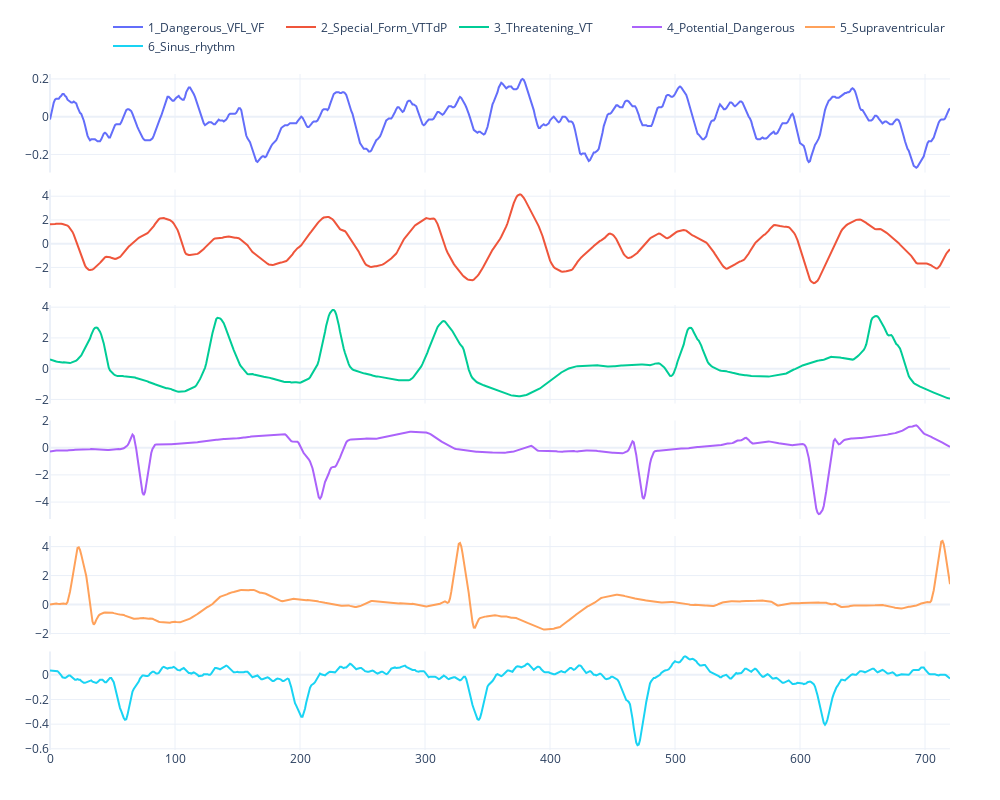

Notebook code for this chart:
### Code cell
sample_id = 1
fig = make_subplots(rows=len(test_data), cols=1, shared_xaxes=True, vertical_spacing=0.025)

fig.add_traces([
    go.Scatter(y=test_data[0][sample_id,:,0], name=test_label[0][0]),
    go.Scatter(y=test_data[1][sample_id,:,0], name=test_label[1][0]),
    go.Scatter(y=test_data[2][sample_id,:,0], name=test_label[2][0]),
    go.Scatter(y=test_data[3][sample_id,:,0], name=test_label[3][0]),
    go.Scatter(y=test_data[4][sample_id,:,0], name=test_label[4][0]),
    go.Scatter(y=test_data[5][sample_id,:,0], name=test_label[5][0]),
], rows=[1,2,3,4,5,6], cols=1)

fig.update_layout(height=800, width=1000)

fig.show()

### Figure 1 — Plotly figure (JSON) as saved in the notebook; plotly's stock layout.template omitted (floating-point values rounded to 4 significant figures; data arrays with more than 128 entries replaced by an {"elided": "..."} marker saying what was removed)
{"data": [{"name": "1_Dangerous_VFL_VF", "type": "scatter", "xaxis": "x", "y": {"elided": "721 float values"}, "yaxis": "y"}, {"name": "2_Special_Form_VTTdP", "type": "scatter", "xaxis": "x2", "y": {"elided": "721 float values"}, "yaxis": "y2"}, {"name": "3_Threatening_VT", "type": "scatter", "xaxis": "x3", "y": {"elided": "721 float values"}, "yaxis": "y3"}, {"name": "4_Potential_Dangerous", "type": "scatter", "xaxis": "x4", "y": {"elided": "721 float values"}, "yaxis": "y4"}, {"name": "5_Supraventricular", "type": "scatter", "xaxis": "x5", "y": {"elided": "721 float values"}, "yaxis": "y5"}, {"name": "6_Sinus_rhythm", "type": "scatter", "xaxis": "x6", "y": {"elided": "721 float values"}, "yaxis": "y6"}], "layout": {"height": 800, "width": 1000, "xaxis": {"anchor": "y", "domain": [0, 1], "matches": "x6", "showticklabels": false}, "xaxis2": {"anchor": "y2", "domain": [0, 1], "matches": "x6", "showticklabels": false}, "xaxis3": {"anchor": "y3", "domain": [0, 1], "matches": "x6", "showticklabels": false}, "xaxis4": {"anchor": "y4", "domain": [0, 1], "matches": "x6", "showticklabels": false}, "xaxis5": {"anchor": "y5", "domain": [0, 1], "matches": "x6", "showticklabels": false}, "xaxis6": {"anchor": "y6", "domain": [0, 1]}, "yaxis": {"anchor": "x", "domain": [0.8542, 1]}, "yaxis2": {"anchor": "x2", "domain": [0.6833, 0.8292]}, "yaxis3": {"anchor": "x3", "domain": [0.5125, 0.6583]}, "yaxis4": {"anchor": "x4", "domain": [0.3417, 0.4875]}, "yaxis5": {"anchor": "x5", "domain": [0.1708, 0.3167]}, "yaxis6": {"anchor": "x6", "domain": [0, 0.1458]}}}
